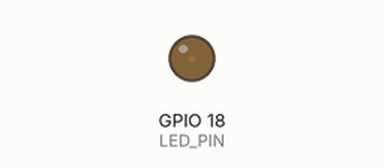
This sketch was run on a simulated ESP32. Shown: output pins drawn as LEDs (lit = HIGH).

Above: at 0.05 s.
At 1.15 s:
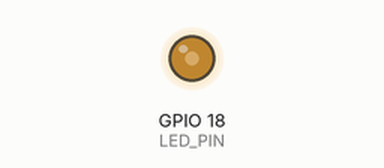
At 2.3 s:
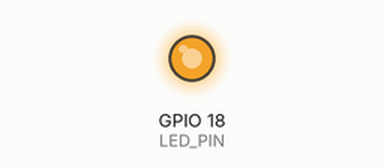
At 4.55 s:
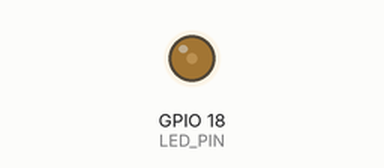
Timing chart, 0 to 6.6 s (numbered marks = the images above):
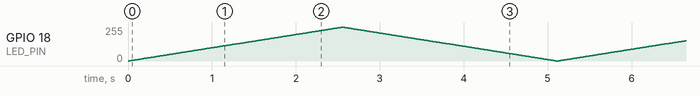

The sketch:

sketch_jun14a.ino
```cpp
#define LED_PIN 18
#define CHN 0
#define FRQ 1000
#define PWM_BIT 8

void setup() {
  ledcAttachChannel(LED_PIN, FRQ, PWM_BIT, CHN);

}

void loop() {
  for (int i=0 ; i <255; i++ ){
    ledcWrite(LED_PIN, i);
    delay(10);
  }
    for (int i=255 ; i > -1; i-- ){
    ledcWrite(LED_PIN, i);
    delay(10);
  }
}
```
